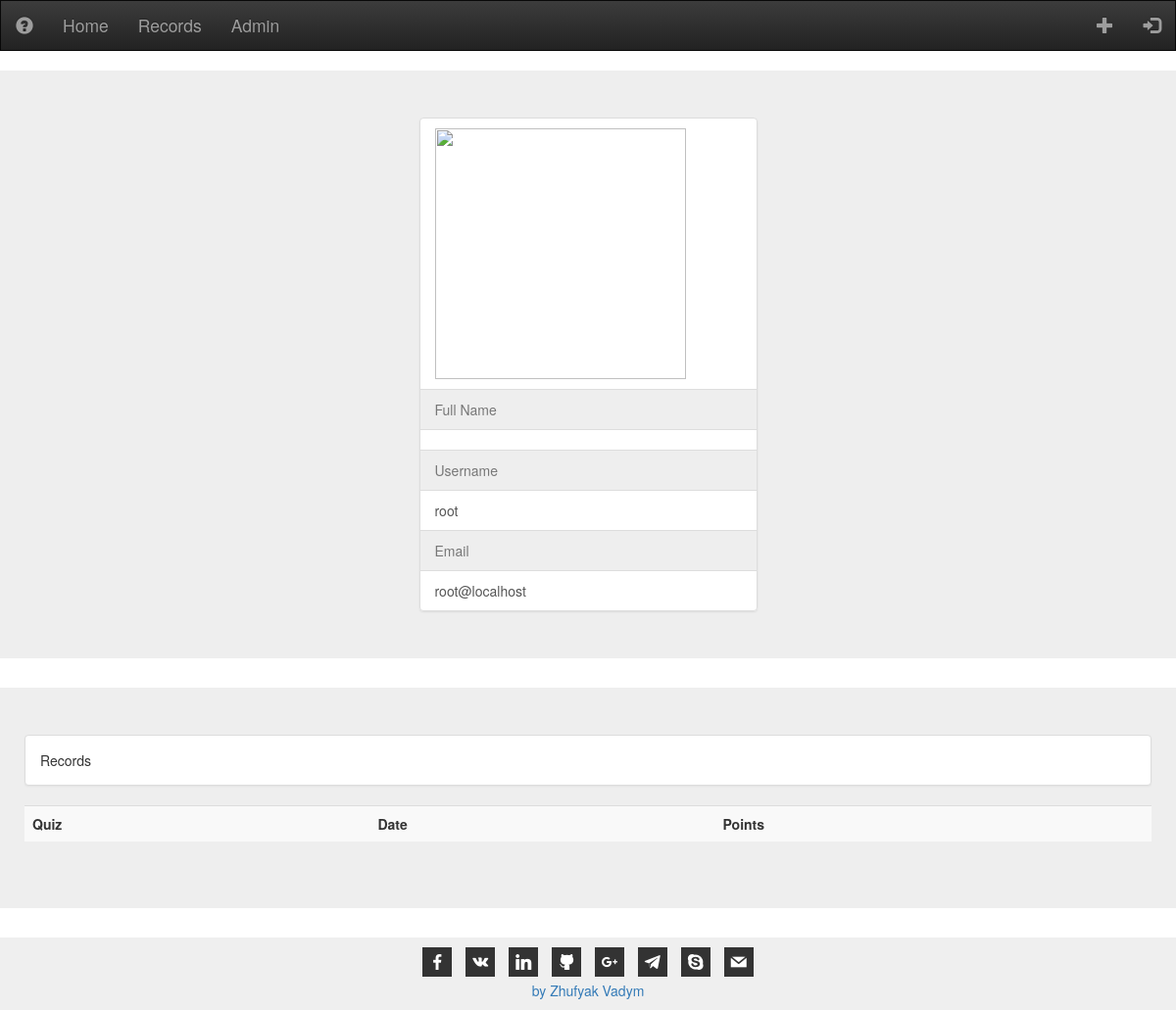
Page /profile/6 on the earlier database version.
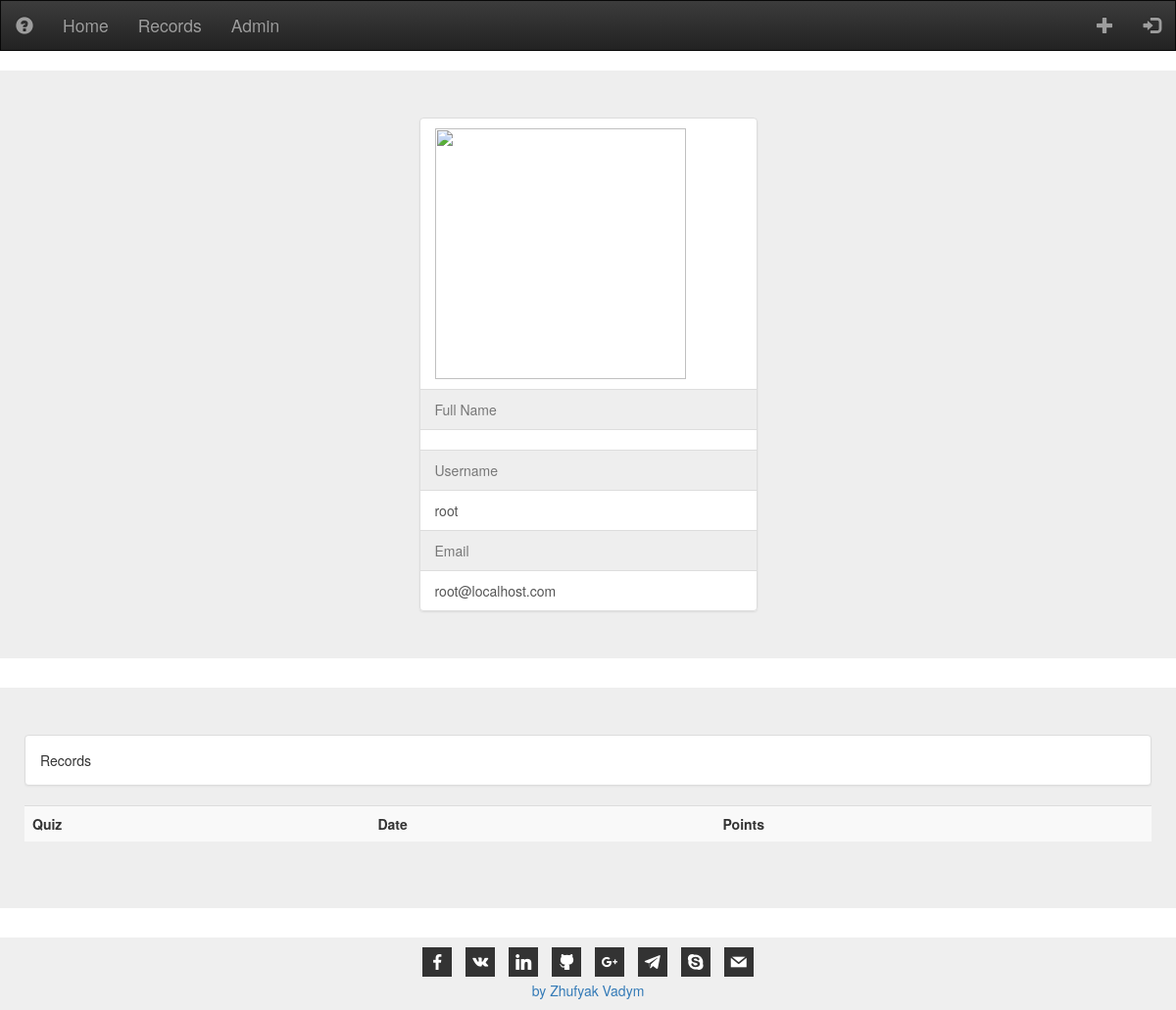
Same page on the later database version.
### quiz/models.py (models this page shows, shortened)
class User(AbstractUser):
    image = models.ImageField(upload_to=get_image_path, blank=True, null=True)

### quiz/views.py (the view)
# urls.py: url(r'profile/(?P<user_id>[0-9])', views.profile),
def profile(request, user_id=None):
    if user_id is None:
        user = models.User.objects.get(id=request.session['id'])
        info_form = ProfileEditForm(initial={'email': user.email,
                                             'username': user.username,
                                             'first_name': user.first_name,
                                             'last_name': user.last_name,
                                             'image': user.image})
        password_form = ProfilePasswordEditForm()
        return render(request, 'quiz/profile.html', {'info_form': info_form,
                                                     'password_form': password_form})
    else:
        records = models.Record.objects.filter(by=user_id).order_by('-date')
        return render(request, 'quiz/profile.html', {'user': models.User.objects.get(id=user_id),
                                                     'records': records})

### templates/quiz/profile.html (shortened to what this page needs)
{% extends 'quiz/base.html' %}
{% block content %}
    {%  if not info_form and not password_form %}
        <div class="jumbotron">
            <div class="list-group">
                <a class="list-group-item"><img src="/media/{{ user.image }}"></a>
                <a class="list-group-item disabled">Full Name</a>
                <a class="list-group-item">{{ user.first_name }} {{ user.last_name }}</a>
                <a class="list-group-item disabled">Username</a>
                <a class="list-group-item">{{ user.username }}</a>
                <a class="list-group-item disabled">Email</a>
                <a class="list-group-item">{{ user.email }}</a>
            </div>
        </div
        </div>
        <div class="jumbotron">
            <div class="panel panel-default">
                <div class="panel-body">Records</div>
            </div>
            <table class="table table-striped">
                <tr>
                    <th>Quiz</th>
                    <th>Date</th>
                    <th>Points</th>
                </tr>
            </table>
        </div>
    {% endif %}
{% endblock %}

Differences in the rows shown:
changed User "root": email "root@localhost" → "root@localhost.com"
